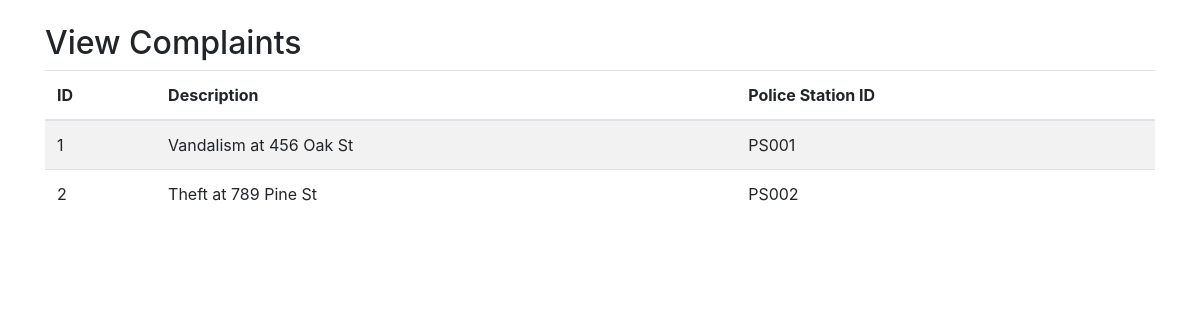
The app's page /view_complaints.php with its own data.
### tables this page shows
CREATE TABLE `complaint` (
  `Id` int(8) NOT NULL,
  `Description` varchar(50) DEFAULT NULL,
  `PStation_Id` varchar(10) DEFAULT NULL
);

### view_complaints.php (the view, shortened to what this page needs)
<?php include('includes/db_connect.php'); ?>
<!DOCTYPE html>
<html>
<head>
    <link rel="stylesheet" href="https://stackpath.bootstrapcdn.com/bootstrap/4.5.2/css/bootstrap.min.css">
</head>
<body>
    <div class="container">
        <h2 class="mt-4">View Complaints</h2>
        <table class="table table-striped">
            <thead>
                <tr>
                    <th>ID</th>
                    <th>Description</th>
                    <th>Police Station ID</th>
                </tr>
            </thead>
            <tbody>
                <?php
                $sql = "SELECT * FROM Complaint";
                $result = $conn->query($sql);
                if ($result->num_rows > 0) {
                    while($row = $result->fetch_assoc()) {
                        echo "<tr><td>" . $row["Id"]. "</td><td>" . $row["Description"]. "</td><td>" . $row["PStation_Id"]. "</td></tr>";
                    }
                } else {
                    echo "<tr><td colspan='3'>No complaints found</td></tr>";
                }
                ?>
            </tbody>
        </table>
    </div>
</body>
</html>

### records on screen
complaint: Id "1", Description "Vandalism at 456 Oak St", PStation_Id "PS001"
complaint: Id "2", Description "Theft at 789 Pine St", PStation_Id "PS002"
